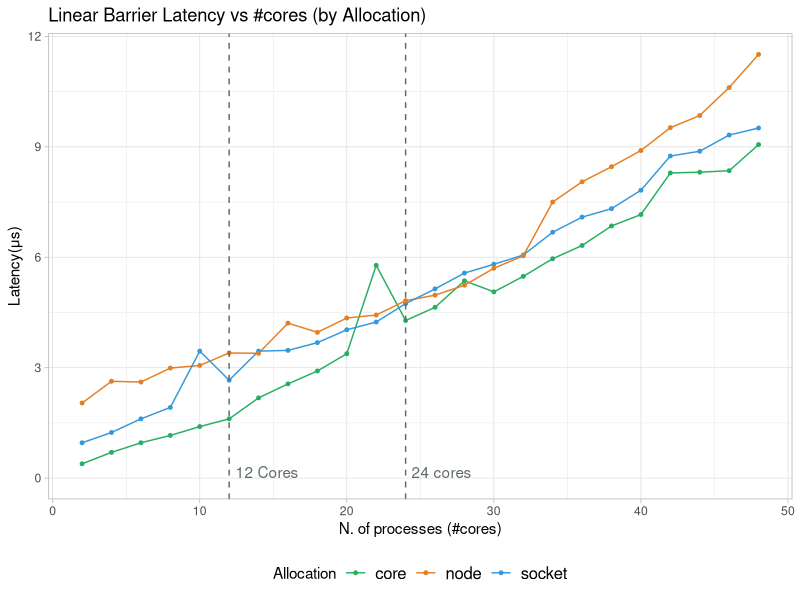
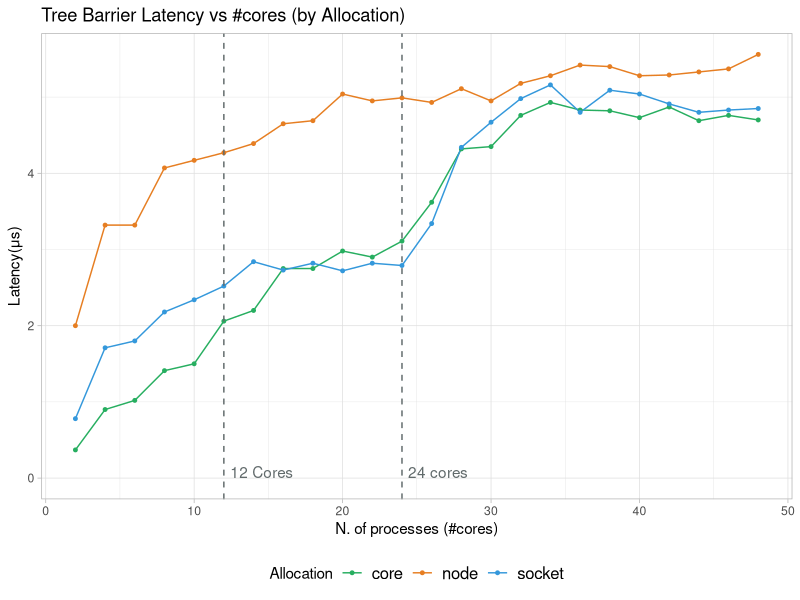
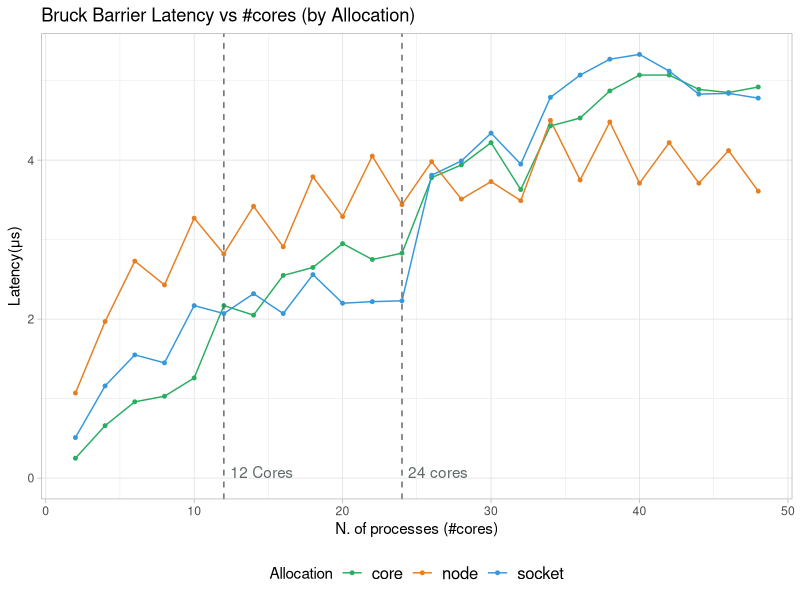
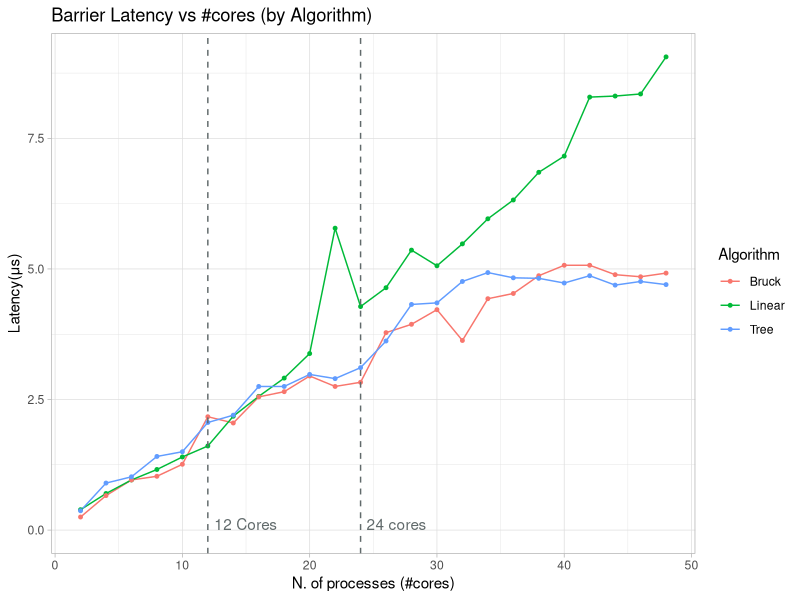
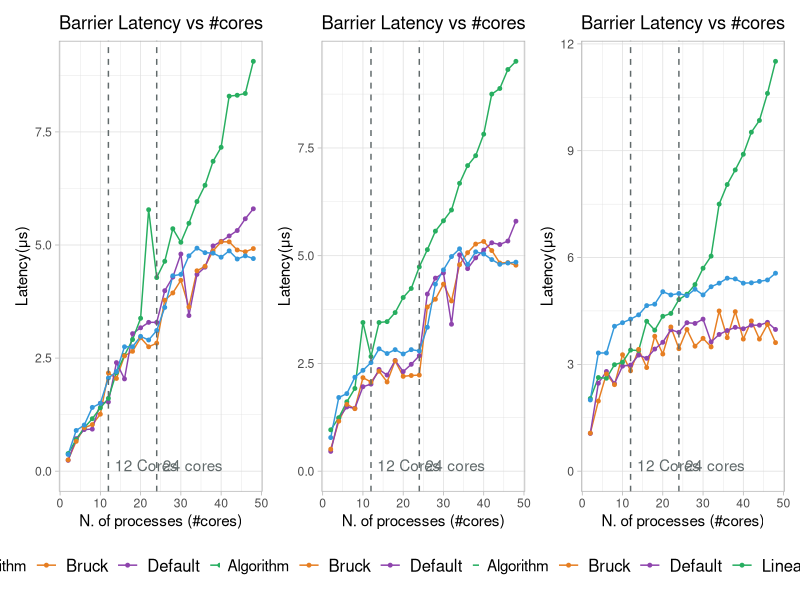
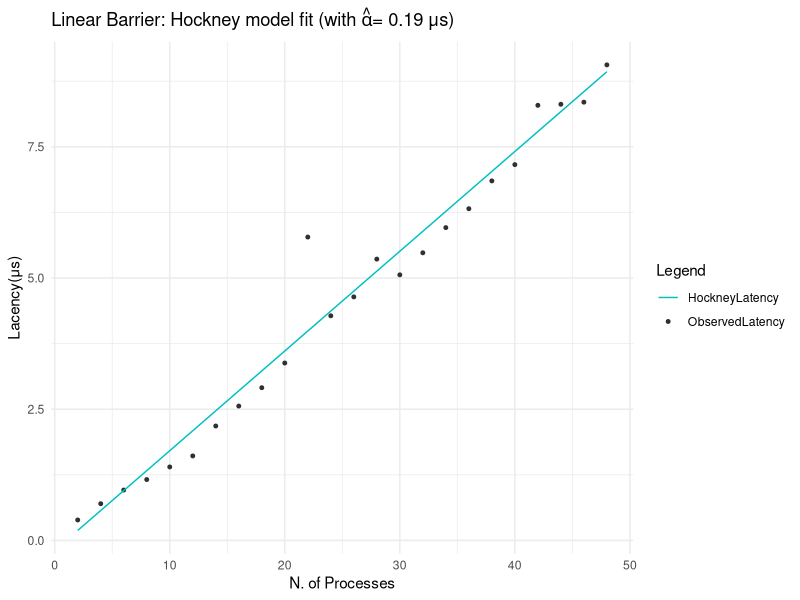
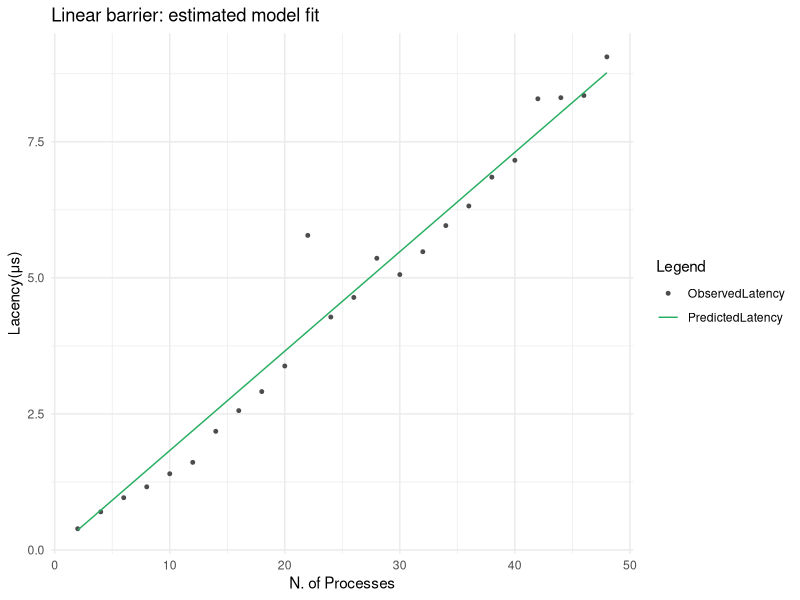
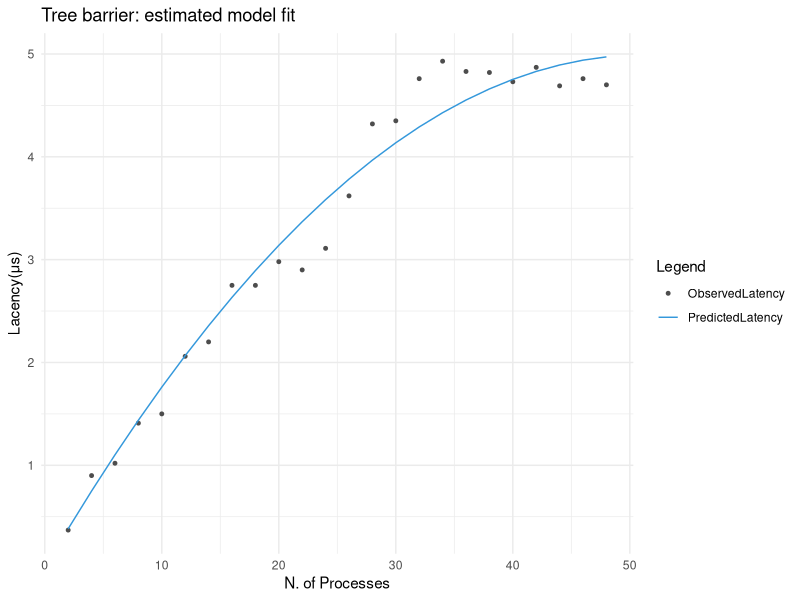

R code for these plots, in order:
## ---- chunk 1
knitr::opts_chunk$set(echo = TRUE)
library(ggplot2)
library(dplyr)
library(tidyverse)
library(patchwork)
## ---- chunk 2
barrier_default.df<- read.csv(file = "barrier_default.csv")
barrier_linear.df<- read.csv(file = "barrier_linear.csv")
barrier_doublering.df<- read.csv(file = "barrier_doublering.csv")
barrier_recursivedoubling.df<- read.csv(file = "barrier_recursivedoubling.csv")
barrier_bruck.df<- read.csv(file = "barrier_bruck.csv")
barrier_tree.df<- read.csv(file = "barrier_tree.csv")
## ---- chunk 3
barrier.df<- rbind(barrier_default.df,barrier_linear.df,barrier_doublering.df,barrier_recursivedoubling.df,barrier_bruck.df,barrier_tree.df)
## ---- chunk 4
barrier.df %>% filter(Algorithm =="Linear")%>% 
  ggplot(aes(x = Processes, y = Latency, color = Allocation)) +
    geom_line(linetype = 1) +
    geom_point(size=1)+
    #geom_abline(slope = 0.19, intercept = -0.19, color = "red")+
    geom_vline(xintercept = c(12, 24), linetype = "dashed", color = "#616A6B")+
    annotate("text", x = c(12,24), y = c(0,0), label = c("12 Cores","24 cores"), vjust = 0, hjust = -0.1,color="#616A6B")+
    scale_color_manual(values = c("#27AE60","#E67E22","#3498DB")) +
    xlim(2, 48) +
    labs(x = 'N. of processes (#cores)',
         y = 'Latency(μs)',
         title = 'Linear Barrier Latency vs #cores (by Allocation)',
         color = 'Allocation')+
    theme_light()+
    theme(
      legend.position = "bottom",
      legend.text = element_text(size = 12) 
    )
## ---- chunk 5
barrier.df %>% filter(Algorithm =="Tree")%>% 
  ggplot(aes(x = Processes, y = Latency, color = Allocation)) +
    geom_line(linetype = 1) +
    geom_point(size=1)+
    #geom_abline(slope = 0.19, intercept = -0.19, color = "red")+
    geom_vline(xintercept = c(12, 24), linetype = "dashed", color = "#616A6B")+
    annotate("text", x = c(12,24), y = c(0,0), label = c("12 Cores","24 cores"), vjust = 0, hjust = -0.1,color="#616A6B")+
    scale_color_manual(values = c("#27AE60","#E67E22","#3498DB")) +
    xlim(2, 48) +
    labs(x = 'N. of processes (#cores)',
         y = 'Latency(μs)',
         title = 'Tree Barrier Latency vs #cores (by Allocation)',
         color = 'Allocation')+
    theme_light()+
    theme(
      legend.position = "bottom",
      legend.text = element_text(size = 12) 
    )
## ---- chunk 6
barrier.df %>% filter(Algorithm =="Bruck")%>% 
  ggplot(aes(x = Processes, y = Latency, color = Allocation)) +
    geom_line(linetype = 1) +
    geom_point(size=1)+
    #geom_abline(slope = 0.19, intercept = -0.19, color = "red")+
    geom_vline(xintercept = c(12, 24), linetype = "dashed", color = "#616A6B")+
    annotate("text", x = c(12,24), y = c(0,0), label = c("12 Cores","24 cores"), vjust = 0, hjust = -0.1,color="#616A6B")+
    scale_color_manual(values = c("#27AE60","#E67E22","#3498DB")) +
    xlim(2, 48) +
    labs(x = 'N. of processes (#cores)',
         y = 'Latency(μs)',
         title = 'Bruck Barrier Latency vs #cores (by Allocation)',
         color = 'Allocation')+
    theme_light()+
    theme(
      legend.position = "bottom",
      legend.text = element_text(size = 12) 
    )
## ---- chunk 7
barrier.df %>% filter(Allocation == "core") %>% filter(Algorithm %in% c("Tree","Linear","Bruck") )%>% 
  ggplot(aes(x = Processes, y = Latency, color = Algorithm)) +
    geom_line(linetype = 1) +
    geom_point(size=1)+
    #geom_abline(slope = 0.19, intercept = -0.19, color = "red")+
    geom_vline(xintercept = c(12, 24), linetype = "dashed", color = "#616A6B")+
    annotate("text", x = c(12,24), y = c(0,0), label = c("12 Cores","24 cores"), vjust = 0, hjust = -0.1,color="#616A6B")+
    #scale_color_manual(values = c("#27AE60","#E67E22","#3498DB","#8E44AD","")) +
    xlim(2, 48) +
    labs(x = 'N. of processes (#cores)',
         y = 'Latency(μs)',
         title = 'Barrier Latency vs #cores (by Algorithm)',
         color = 'Algorithm')+
    theme_light()
## ---- chunk 8
Plots=list()
maps= c("core","socket","node")
for (i in 1:length(maps)){
  Plots[[i]]<- barrier.df %>% filter(Allocation == maps[i]) %>% filter(Algorithm %in% c("Default","Tree","Linear","Bruck")) %>%
    ggplot(aes(x = Processes, y = Latency, color = Algorithm)) +
      geom_line(linetype = 1) +
      geom_point(size=1)+
      geom_vline(xintercept = c(12, 24), linetype = "dashed", color = "#616A6B")+
      annotate("text", x = c(12,24), y = c(0,0), label = c("12 Cores","24 cores"), vjust = 0, hjust = -0.1,color="#616A6B")+
      scale_color_manual(values = c("#E67E22","#8E44AD","#27AE60","#3498DB")) +
      xlim(2, 48) +  # Adjust the x-axis limits as needed
      labs(x = 'N. of processes (#cores)',
           y = 'Latency(μs)',
           title = paste0('Barrier Latency vs #cores'),
           color = 'Algorithm')+
      theme_light()+
    theme(
      legend.position = "bottom",
      legend.text = element_text(size = 12) 
    )
}
## ---- chunk 9
Plots[[1]] | Plots[[2]] | Plots[[3]]
## ---- chunk 10
#Point to point latency (alpha parameter in Hockney model for linear barrier)
alpha<- 0.19
# Model will be Latency= alpha*(P-1) = alpha*P - alpha, with P: number of processes
barrier_linear.df$HockneyLatency <- alpha* barrier_linear.df$Processes - alpha
barrier_linear.df$ObservedLatency <-barrier_linear.df$Latency
# Now make the plot
Hockney.df <- tidyr::gather(barrier_linear.df %>% filter(Allocation=="core"), key = "Legend", value = "Value", -Processes, -Allocation, -Algorithm,-Latency)
# Plot using ggplot
ggplot(Hockney.df, aes(x = Processes, y = Value, color = Legend)) +
  geom_point(data = subset(Hockney.df, Legend == "ObservedLatency"), size = 1) +
  geom_line(data = subset(Hockney.df, Legend == "HockneyLatency"), linetype = 1) +
  labs(title = expression(paste("Linear Barrier: Hockney model fit (with ",hat(alpha),"= 0.19 μs)")),
       x = "N. of Processes",
       y = "Lacency(μs)") +
  scale_color_manual(values = c("ObservedLatency" = "grey19", "HockneyLatency" = "#00BFC1")) +
  theme_minimal()
## ---- chunk 11
linear_fit<- lm(formula= Latency ~ -1+Processes,
                data=barrier_linear.df %>% filter(Allocation == "core")
                )
summary(linear_fit)
## ---- chunk 12
barrier_linear.df$PredictedLatency <- predict(linear_fit)
barrier_linear.df$ObservedLatency <-barrier_linear.df$Latency
# Now make the plot
LinearPlot.df <- tidyr::gather(barrier_linear.df %>% filter(Allocation=="core"), key = "Legend", value = "Value", -Processes, -Allocation, -Algorithm,-Latency)
# Plot using ggplot
ggplot(Hockney.df, aes(x = Processes, y = Value, color = Legend)) +
  geom_point(data = subset(LinearPlot.df, Legend == "ObservedLatency"), size = 1) +
  geom_line(data = subset(LinearPlot.df, Legend == "PredictedLatency"), linetype = 1) +
  labs(title = "Linear barrier: estimated model fit",
       x = "N. of Processes",
       y = "Lacency(μs)") +
  scale_color_manual(values = c("ObservedLatency" = "grey30", "PredictedLatency" = "#27AE60")) +
  theme_minimal()
## ---- chunk 13
tree_fit<- lm(formula=Latency ~ -1+Processes+I(Processes^2),
                data=barrier_tree.df %>% filter(Allocation == "core")
                )
summary(tree_fit)
## ---- chunk 14
barrier_tree.df$PredictedLatency <- predict(tree_fit)
barrier_tree.df$ObservedLatency <-barrier_tree.df$Latency
# Now make the plot
TreePlot.df <- tidyr::gather(barrier_tree.df %>% filter(Allocation=="core"), key = "Legend", value = "Value", -Processes, -Allocation, -Algorithm,-Latency)
# Plot using ggplot
ggplot(TreePlot.df, aes(x = Processes, y = Value, color = Legend)) +
  geom_point(data = subset(TreePlot.df, Legend == "ObservedLatency"), size = 1) +
  geom_line(data = subset(TreePlot.df, Legend == "PredictedLatency"), linetype = 1) +
  labs(title = "Tree barrier: estimated model fit",
       x = "N. of Processes",
       y = "Lacency(μs)") +
  scale_color_manual(values = c("ObservedLatency" = "grey30", "PredictedLatency" = "#3498DB")) +
  theme_minimal()
## ---- chunk 15
bruck_fit<- lm(formula= Latency ~ -1+Processes+I(Processes^2),
                data=barrier_bruck.df %>% filter(Allocation == "core")
                )
summary(bruck_fit)
## ---- chunk 16
barrier_bruck.df$PredictedLatency <- predict(bruck_fit)
barrier_bruck.df$ObservedLatency <-barrier_bruck.df$Latency
# Now make the plot
BruckPlot.df <- tidyr::gather(barrier_bruck.df %>% filter(Allocation=="core"), key = "Legend", value = "Value", -Processes, -Allocation, -Algorithm,-Latency)
# Plot using ggplot
ggplot(BruckPlot.df, aes(x = Processes, y = Value, color = Legend)) +
  geom_point(data = subset(BruckPlot.df, Legend == "ObservedLatency"), size = 1) +
  geom_line(data = subset(BruckPlot.df, Legend == "PredictedLatency"), linetype = 1) +
  labs(title = "Bruck barrier: estimated model fit",
       x = "N. of Processes",
       y = "Lacency(μs)") +
  scale_color_manual(values = c("ObservedLatency" = "grey30", "PredictedLatency" = "#E67E22")) +
  theme_minimal()
## ---- chunk 17
default_fit<- lm(formula= Latency ~ -1+Processes+I(Processes^2),
                data=barrier_default.df %>% filter(Allocation == "core")
                )
summary(default_fit)
## ---- chunk 18
barrier_default.df$PredictedLatency <- predict(default_fit)
barrier_default.df$ObservedLatency <-barrier_default.df$Latency
# Now make the plot
DefaultPlot.df <- tidyr::gather(barrier_default.df %>% filter(Allocation=="core"), key = "Legend", value = "Value", -Processes, -Allocation, -Algorithm,-Latency)
# Plot using ggplot
ggplot(DefaultPlot.df, aes(x = Processes, y = Value, color = Legend)) +
  geom_point(data = subset(DefaultPlot.df, Legend == "ObservedLatency"), size = 1) +
  geom_line(data = subset(DefaultPlot.df, Legend == "PredictedLatency"), linetype = 1) +
  labs(title ="Default barrier: estimated model fit",
       x = "N. of Processes",
       y = "Lacency(μs)") +
  scale_color_manual(values = c("ObservedLatency" = "grey30", "PredictedLatency" = "#8E44AD")) +
  theme_minimal()
